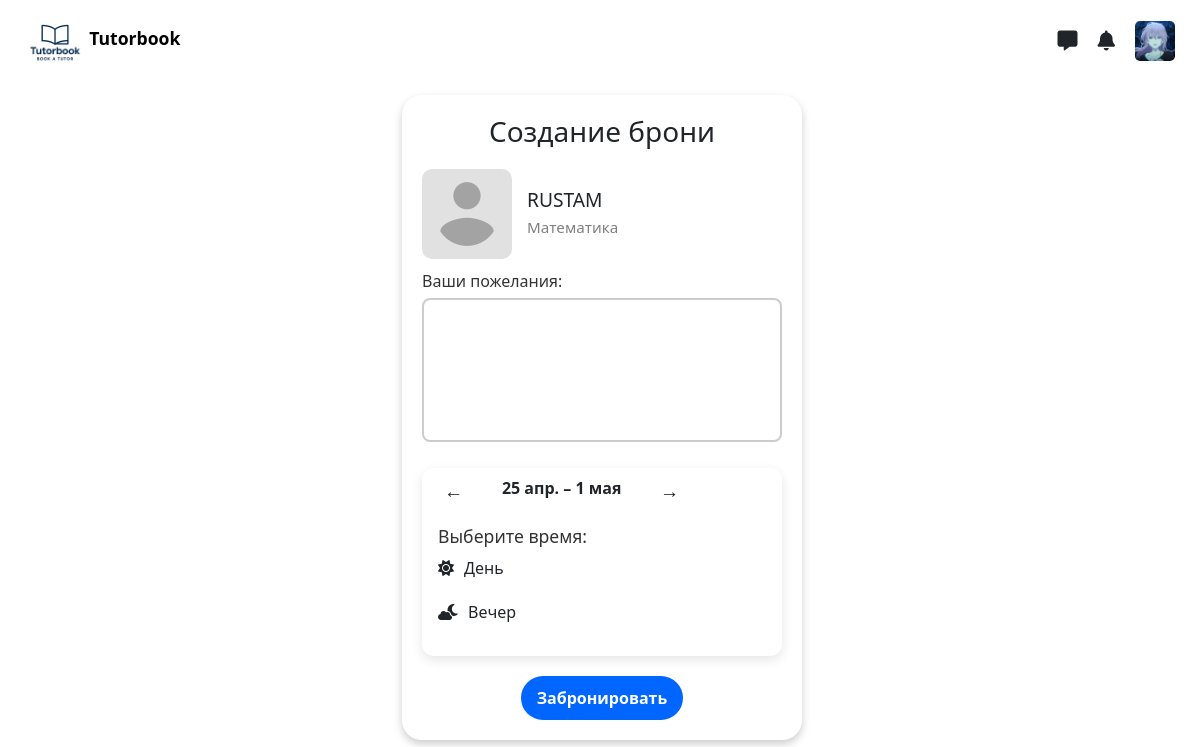
/booking/book-lesson/rustam/ (signed in), run on the app's committed database.
### student/models.py (models this page shows, shortened)
class Student(models.Model):
    user = models.OneToOneField(settings.AUTH_USER_MODEL, on_delete=models.CASCADE)
    avatar = models.ImageField(upload_to='static/images/avatars', default='static/images/avatar_threshold.png')

### teacher/models.py (models this page shows, shortened)
class Teacher(models.Model):
    user = models.OneToOneField(settings.AUTH_USER_MODEL, on_delete=models.CASCADE)
    bio = models.TextField()
    subject = models.ManyToManyField(Subject)
    price_per_hous = models.IntegerField()
    work_experience = models.IntegerField()
    avatar = models.ImageField(upload_to='avatars', default='avatar_threshold.png')
    education = models.CharField(max_length=255, verbose_name="Образование", blank=True)
    video_intro = models.URLField(blank=True, null=True)
    languages = models.CharField(max_length=255, blank=True, verbose_name="Языки преподавания")
    rating = models.FloatField(default=0.0, null=True, blank=True)
    review_count = models.PositiveIntegerField(default=0, null=True, blank=True)
    country_of_birth = CountryField(verbose_name="Страна рождения", blank=True, null=True)

class Subject(models.Model):
    name = models.CharField(max_length=30)

### user/models.py (models this page shows, shortened)
class CustomUser(AbstractUser):
    STUDENT = 'student'
    TEACHER = 'teacher'
    ROLE_CHOICES = [
        (STUDENT, 'Студент'),
        (TEACHER, 'Учитель'),
    ]
    role = models.CharField(max_length=10, choices=ROLE_CHOICES, default=STUDENT)
    phone_number = models.CharField(max_length=20, unique=True, null=True, blank=True)

### booking/views.py (the view)
# urls.py: path('book-lesson/<str:username>/', lesson_booking, name='lesson-booking'),
def lesson_booking(request, username):
    if not request.user.is_authenticated:
        return redirect('teacher-login')
    teacher = get_object_or_404(Teacher, user__username=username)
    student = get_object_or_404(Student, user=request.user)
    if request.method == 'POST':
        form = BookingCreationForm(request.POST, teacher=teacher)
        if form.is_valid():
            booking = form.save(commit=False)
            booking.teacher = teacher
            booking.student = student
            booking.booking_status = 'pending'
            booking.price = teacher.price_per_hous
            booking.save()
            booking.schedule_slot.is_booked = True
            booking.schedule_slot.save()
            return redirect('home')
    else:
        form = BookingCreationForm(teacher=teacher)
    context = {'form' : form, 'teacher' : teacher}
    return render(request, 'booking/book_lesson.html' , context)

### booking/forms.py
class BookingCreationForm(forms.ModelForm):
    class Meta:
        model = Booking
        fields = ('comments', 'schedule_slot',)
    def __init__(self, *args, **kwargs):
        teacher = kwargs.pop('teacher', None)
        super().__init__(*args, **kwargs)
        if teacher:
            today = timezone.now().date()
            self.fields['schedule_slot'].queryset = ScheduleSlot.objects.filter(
                teacher=teacher,
                is_booked=False,
                date__gte=today  # вот это и чистит старые даты!
            ).order_by('date', 'time')

### chat/context_processors.py (called while the page is built)
def dialogs_processor(request):
    if not request.user.is_authenticated:
        return {}
    dialogs = []
    try:
        student = Student.objects.get(user=request.user)
        dialogs = ChatRoom.objects.filter(student=student).order_by('-id')
    except Student.DoesNotExist:
        try:
            teacher = Teacher.objects.get(user=request.user)
            dialogs = ChatRoom.objects.filter(teacher=teacher).order_by('-id')
        except Teacher.DoesNotExist:
            dialogs = []
    return {'navbar_dialogs': dialogs}

### student/context_processors.py (called while the page is built)
def user_profile_context(request):
    student_profile = None
    teacher_profile = None
    if request.user.is_authenticated:
        try:
            student_profile = Student.objects.get(user=request.user)
        except Student.DoesNotExist:
            pass
        try:
            teacher_profile = Teacher.objects.get(user=request.user)
        except Teacher.DoesNotExist:
            pass
    return {
        'student_profile': student_profile,
        'teacher_profile': teacher_profile,
    }

### booking/templates/booking/book_lesson.html (shortened to what this page needs)
{% extends "base.html" %}
{% load static %}
{% block content %}
<div class='form-card-wrap'>
    <div class='form-card'>
        <form action="" method="post">
            <div class='booking'>
                <h3>Создание брони</h3>
            </div>
            <div class='avatar-info-wrap'>
                <div class='avatar'>
                    <img src="{{teacher.avatar.url}}" alt="">
                </div>
                <div class='info'>
                    <h3>{{teacher.user.username}}</h3>
                    {% for sub in teacher.subject.all %}
                        <p>{{sub.name}}</p>
                    {% endfor %}
                </div>
            </div>
            <div>
                <label for="id_comments" class="form-label">Ваши пожелания:</label>
                <textarea id="id_comments" type="text" name="{{ form.comments.name }}"
                    class="form-input" placeholder="Ваши пожелания для учителя"
                    value="{{ form.comments.value|default:'' }}" rows="5" cols="40">
                </textarea>
                <div class="booking-panel">
                    <div class="date-selector">
                        <button class="prev-week">←</button>
                        <span id="week-range">25 апр. – 1 мая</span>
                        <button class="next-week">→</button>
                        <div class="dates-grid" id="dates-container"></div>
                    </div>
                    <div class="slots-section">
                        <h4 id="selected-date-label">Выберите время:</h4>
                        <i class="fa-solid fa-sun"></i><span>День</span>
                        <i class="fa-solid fa-cloud-moon"></i><span>Вечер</span>
                    </div>
                </div>
            </div>
            <div class="submit-button-wrap">
                <button type="submit" class="submit-button">Забронировать</button>
            </div>
        </form>
    </div>
</div>
<link rel="stylesheet" href="{% static 'style/booking/book_lesson.css' %}">
{% endblock content %}

### templates/base.html (shortened to what this page needs)
<!DOCTYPE html>
{% load static %}
<html lang="en">
<head>
    <link rel="stylesheet" href="{% static 'style/base.css' %}">
    <link rel="stylesheet" href="https://cdn.jsdelivr.net/npm/nouislider@15.7.0/dist/nouislider.min.css">
    <link href="https://cdn.jsdelivr.net/npm/bootstrap@5.0.2/dist/css/bootstrap.min.css" rel="stylesheet">
    <link rel="stylesheet" href="https://cdnjs.cloudflare.com/ajax/libs/font-awesome/6.5.0/css/all.min.css"/>
</head>
<body>
<div class="parent">
    <div class="header">
        <a href="{% url 'teachers-list' %}" class="logo_url">
            <img src="{% static 'images/logo/logo2.png' %}" alt="" class="logo_image">
            <span class='logo_name'>Tutorbook</span>
        </a>
        <div class='icons'>
            <i class="fa-solid fa-message" onclick='toggleMenuMess()'></i>
            <i class="fa-solid fa-bell" onclick='toggleMenuNot()'></i>
            {% if student_profile and student_profile.avatar %}
            <img src="{% static student_profile.avatar.url %}" alt="Student Avatar" class="navbar-avatar" onclick='toggleMenu()' id='avatar'>
            {% elif teacher_profile and teacher_profile.avatar %}
                <img src="{% static teacher_profile.avatar.url %}" alt="Teacher Avatar" class="navbar-avatar" onclick='toggleMenu()' id='avatar'>
            {% else %}
                <img src="{% static 'images/avatar_threshold.png' %}" alt="Default Avatar" class="navbar-avatar" onclick='toggleMenu()' id='avatar'>
            {% endif %}
        </div>
    </div>
    <div class="main">
        {% block content %}
        {% endblock content %}
    </div>
</div>
<link href="https://cdn.jsdelivr.net/npm/select2@4.1.0-rc.0/dist/css/select2.min.css" rel="stylesheet" />
</body>
</html>

### static/style/base.css (style rules this page uses)
.parent { display: grid; grid-template-columns: 250px 1fr; grid-template-rows: 80px 1fr; }
.header { display: flex; justify-content: space-between; grid-column: span 5 / span 5; grid-column-start: 1; grid-row-start: 1; padding-left: 1.25rem; align-items: center; padding-top: 0.60rem; margin: 5px; }
.header a { text-decoration: none; top: 5px; }
.logo_url { margin-bottom: 7px; }
.navbar-avatar { width: 40px; height: 40px; object-fit: cover; margin-right: 20px; margin-bottom: 8px; border-radius: 5px; }
.logo_image { max-width: 60px; }
.logo_name { font-size: 1.1rem; font-weight: 600; color: #000; }
.main { grid-column: span 4 / span 4; grid-row: span 4 / span 4; grid-row-start: 2; padding: 15px; margin-left: 4px; }
.icons { display: flex; gap: 20px; }
.icons i { font-size: 20px; margin-top: 10px; }

### static/style/booking/book_lesson.css (style rules this page uses)
.form-card-wrap { display: flex; justify-content: space-around; }
.form-card { box-shadow: 0 4px 8px 0 rgba(0,0,0,0.2); width: 400px; border-color: red; border-radius: 20px; padding: 20px; }
.booking { text-align: center; margin-bottom: 20px; }
.avatar-info-wrap { display: flex; align-items: center; gap: 15px; margin: 10px 0; }
.avatar img { width: 90px; border-radius: 10px; object-fit: cover; }
.info h3 { margin: 0; font-size: 1.2em; text-transform: uppercase; }
.info p { margin: 5px 0 0 0; color: gray; font-size: 0.95em; }
.form-label { display: block; margin-bottom: 5px; color: #333; }
.form-input { width: 100%; min-height: 100px; padding: 10px; font-size: 16px; border: 2px solid #ccc; border-radius: 8px; resize: none; }
.submit-button { background-color: #0066ff; color: #fff; border: 0; border-radius: 24px; padding: 10px 16px; font-size: 1rem; font-weight: 600; cursor: pointer; transition: background-color .3s ease; }
.submit-button-wrap { display: flex; justify-content: space-around }
.booking-panel { max-width: 600px; margin: 20px auto; background: #fff; border-radius: 12px; box-shadow: 0 4px 12px rgba(0,0,0,0.1); overflow: hidden; font-family: "Segoe UI", sans-serif; }
.dates-grid { display: grid; grid-template-columns: repeat(7, 1fr); gap: 8px; }
.slots-section { padding: 12px 16px; }
.slots-section h4 { margin-bottom: 8px; font-size: 1.1rem; color: #333; }
.date-selector { display: flex; flex-wrap: wrap; justify-content: space-between; padding: 8px 16px; }
.date-selector button { background: transparent; border: none; color: inherit; font-size: 1.2rem; cursor: pointer; transition: transform .2s; }
#week-range { font-weight: 600; font-size: 1rem; }
.slots-section i { margin-right: 10px; }

### data on the page
Student: avatar (picture)
Teacher: avatar (picture), user.username "RUSTAM"
Subject: name "Математика"
